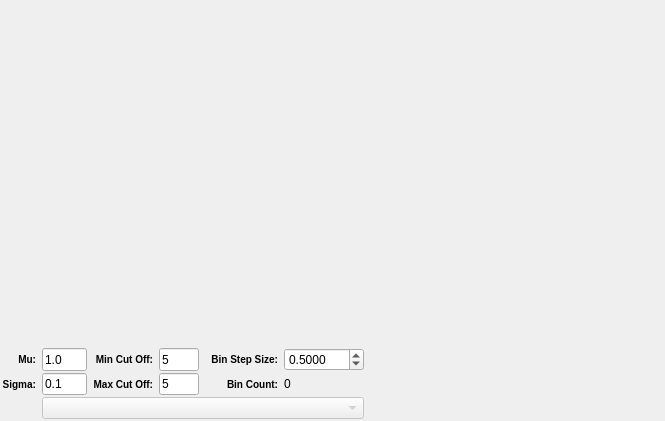
<?xml version="1.0" encoding="UTF-8"?>
<ui version="4.0">
 <class>StatsGenFeatureSizeWidget</class>
 <widget class="QWidget" name="StatsGenFeatureSizeWidget">
  <property name="geometry">
   <rect>
    <x>0</x>
    <y>0</y>
    <width>665</width>
    <height>421</height>
   </rect>
  </property>
  <property name="windowTitle">
   <string>Form</string>
  </property>
  <layout class="QGridLayout" name="gridLayout_2">
   <property name="leftMargin">
    <number>2</number>
   </property>
   <property name="topMargin">
    <number>2</number>
   </property>
   <property name="rightMargin">
    <number>2</number>
   </property>
   <property name="bottomMargin">
    <number>2</number>
   </property>
   <property name="spacing">
    <number>4</number>
   </property>
   <item row="1" column="0" colspan="2">
    <widget class="QwtPlot" name="m_SizeDistributionPlot">
     <property name="sizePolicy">
      <sizepolicy hsizetype="Expanding" vsizetype="Expanding">
       <horstretch>0</horstretch>
       <verstretch>0</verstretch>
      </sizepolicy>
     </property>
     <property name="mouseTracking">
      <bool>false</bool>
     </property>
     <property name="frameShape">
      <enum>QFrame::NoFrame</enum>
     </property>
     <zorder></zorder>
    </widget>
   </item>
   <item row="2" column="0">
    <widget class="QFrame" name="inputFrame">
     <property name="frameShape">
      <enum>QFrame::NoFrame</enum>
     </property>
     <property name="frameShadow">
      <enum>QFrame::Raised</enum>
     </property>
     <layout class="QGridLayout" name="gridLayout">
      <property name="leftMargin">
       <number>0</number>
      </property>
      <property name="topMargin">
       <number>0</number>
      </property>
      <property name="rightMargin">
       <number>0</number>
      </property>
      <property name="bottomMargin">
       <number>0</number>
      </property>
      <property name="horizontalSpacing">
       <number>6</number>
      </property>
      <property name="verticalSpacing">
       <number>2</number>
      </property>
      <item row="1" column="3">
       <widget class="QLabel" name="label_4">
        <property name="styleSheet">
         <string notr="true">QLabel
{
font-weight: bold;
font-size: 10px;
}</string>
        </property>
        <property name="text">
         <string>Max Cut Off:</string>
        </property>
        <property name="alignment">
         <set>Qt::AlignRight|Qt::AlignTrailing|Qt::AlignVCenter</set>
        </property>
       </widget>
      </item>
      <item row="1" column="2">
       <widget class="QLineEdit" name="m_Sigma_SizeDistribution">
        <property name="sizePolicy">
         <sizepolicy hsizetype="Fixed" vsizetype="Preferred">
          <horstretch>0</horstretch>
          <verstretch>0</verstretch>
         </sizepolicy>
        </property>
        <property name="minimumSize">
         <size>
          <width>40</width>
          <height>0</height>
         </size>
        </property>
        <property name="maximumSize">
         <size>
          <width>45</width>
          <height>16777215</height>
         </size>
        </property>
        <property name="text">
         <string>0.1</string>
        </property>
       </widget>
      </item>
      <item row="0" column="6">
       <widget class="QLabel" name="label_5">
        <property name="styleSheet">
         <string notr="true">QLabel
{
font-weight: bold;
font-size: 10px;
}</string>
        </property>
        <property name="text">
         <string>Bin Step Size:</string>
        </property>
        <property name="alignment">
         <set>Qt::AlignRight|Qt::AlignTrailing|Qt::AlignVCenter</set>
        </property>
       </widget>
      </item>
      <item row="1" column="4">
       <widget class="QLineEdit" name="m_MaxSigmaCutOff">
        <property name="sizePolicy">
         <sizepolicy hsizetype="Fixed" vsizetype="Preferred">
          <horstretch>0</horstretch>
          <verstretch>0</verstretch>
         </sizepolicy>
        </property>
        <property name="minimumSize">
         <size>
          <width>40</width>
          <height>0</height>
         </size>
        </property>
        <property name="maximumSize">
         <size>
          <width>40</width>
          <height>16777215</height>
         </size>
        </property>
        <property name="text">
         <string>5</string>
        </property>
       </widget>
      </item>
      <item row="0" column="2">
       <widget class="QLineEdit" name="m_Mu_SizeDistribution">
        <property name="sizePolicy">
         <sizepolicy hsizetype="Fixed" vsizetype="Preferred">
          <horstretch>0</horstretch>
          <verstretch>0</verstretch>
         </sizepolicy>
        </property>
        <property name="minimumSize">
         <size>
          <width>40</width>
          <height>0</height>
         </size>
        </property>
        <property name="maximumSize">
         <size>
          <width>45</width>
          <height>16777215</height>
         </size>
        </property>
        <property name="text">
         <string>1.0</string>
        </property>
       </widget>
      </item>
      <item row="0" column="4">
       <widget class="QLineEdit" name="m_MinSigmaCutOff">
        <property name="sizePolicy">
         <sizepolicy hsizetype="Fixed" vsizetype="Preferred">
          <horstretch>0</horstretch>
          <verstretch>0</verstretch>
         </sizepolicy>
        </property>
        <property name="minimumSize">
         <size>
          <width>40</width>
          <height>0</height>
         </size>
        </property>
        <property name="maximumSize">
         <size>
          <width>40</width>
          <height>16777215</height>
         </size>
        </property>
        <property name="text">
         <string>5</string>
        </property>
       </widget>
      </item>
      <item row="1" column="6">
       <widget class="QLabel" name="label_2">
        <property name="styleSheet">
         <string notr="true">QLabel
{
font-weight: bold;
font-size: 10px;
}</string>
        </property>
        <property name="text">
         <string>Bin Count:</string>
        </property>
        <property name="alignment">
         <set>Qt::AlignRight|Qt::AlignTrailing|Qt::AlignVCenter</set>
        </property>
       </widget>
      </item>
      <item row="1" column="7">
       <widget class="QLabel" name="m_NumberBinsGenerated">
        <property name="sizePolicy">
         <sizepolicy hsizetype="Preferred" vsizetype="Preferred">
          <horstretch>0</horstretch>
          <verstretch>0</verstretch>
         </sizepolicy>
        </property>
        <property name="minimumSize">
         <size>
          <width>0</width>
          <height>0</height>
         </size>
        </property>
        <property name="maximumSize">
         <size>
          <width>60</width>
          <height>16777215</height>
         </size>
        </property>
        <property name="text">
         <string>0</string>
        </property>
       </widget>
      </item>
      <item row="0" column="1">
       <widget class="QLabel" name="label">
        <property name="styleSheet">
         <string notr="true">QLabel
{
font-weight: bold;
font-size: 10px;
}</string>
        </property>
        <property name="text">
         <string>Mu:</string>
        </property>
        <property name="alignment">
         <set>Qt::AlignRight|Qt::AlignTrailing|Qt::AlignVCenter</set>
        </property>
       </widget>
      </item>
      <item row="1" column="8">
       <spacer name="horizontalSpacer_3">
        <property name="orientation">
         <enum>Qt::Horizontal</enum>
        </property>
        <property name="sizeHint" stdset="0">
         <size>
          <width>40</width>
          <height>20</height>
         </size>
        </property>
       </spacer>
      </item>
      <item row="1" column="1">
       <widget class="QLabel" name="label_3">
        <property name="styleSheet">
         <string notr="true">QLabel
{
font-weight: bold;
font-size: 10px;
}</string>
        </property>
        <property name="text">
         <string>Sigma:</string>
        </property>
        <property name="alignment">
         <set>Qt::AlignRight|Qt::AlignTrailing|Qt::AlignVCenter</set>
        </property>
       </widget>
      </item>
      <item row="0" column="7">
       <widget class="QDoubleSpinBox" name="m_BinStepSize">
        <property name="sizePolicy">
         <sizepolicy hsizetype="Fixed" vsizetype="Preferred">
          <horstretch>0</horstretch>
          <verstretch>0</verstretch>
         </sizepolicy>
        </property>
        <property name="minimumSize">
         <size>
          <width>60</width>
          <height>0</height>
         </size>
        </property>
        <property name="maximumSize">
         <size>
          <width>80</width>
          <height>16777215</height>
         </size>
        </property>
        <property name="decimals">
         <number>4</number>
        </property>
        <property name="minimum">
         <double>0.001000000000000</double>
        </property>
        <property name="maximum">
         <double>9999999.990000000223517</double>
        </property>
        <property name="value">
         <double>0.500000000000000</double>
        </property>
       </widget>
      </item>
      <item row="0" column="3">
       <widget class="QLabel" name="label_7">
        <property name="styleSheet">
         <string notr="true">QLabel
{
font-weight: bold;
font-size: 10px;
}</string>
        </property>
        <property name="text">
         <string>Min Cut Off:</string>
        </property>
        <property name="alignment">
         <set>Qt::AlignRight|Qt::AlignTrailing|Qt::AlignVCenter</set>
        </property>
       </widget>
      </item>
      <item row="2" column="2" colspan="6">
       <widget class="QComboBox" name="distributionTypeCombo">
        <property name="enabled">
         <bool>false</bool>
        </property>
       </widget>
      </item>
     </layout>
    </widget>
   </item>
  </layout>
 </widget>
 <customwidgets>
  <customwidget>
   <class>QwtPlot</class>
   <extends>QFrame</extends>
   <header>qwt_plot.h</header>
   <container>1</container>
  </customwidget>
 </customwidgets>
 <resources>
  <include location="../../../../../../SIMPL/Source/SVWidgetsLib/icons/images/Icons.qrc"/>
 </resources>
 <connections/>
</ui>
